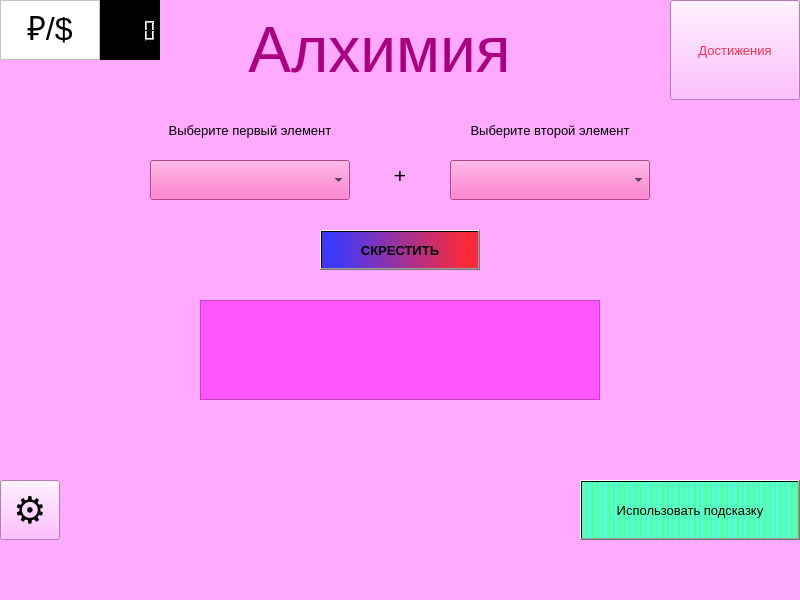
<?xml version="1.0" encoding="UTF-8"?>
<ui version="4.0">
 <class>MainWindow</class>
 <widget class="QMainWindow" name="MainWindow">
  <property name="geometry">
   <rect>
    <x>0</x>
    <y>0</y>
    <width>800</width>
    <height>600</height>
   </rect>
  </property>
  <property name="windowTitle">
   <string>MainWindow</string>
  </property>
  <property name="styleSheet">
   <string notr="true">background-color: rgb(255, 170, 255);</string>
  </property>
  <widget class="QWidget" name="centralwidget">
   <widget class="QPushButton" name="pushButton">
    <property name="geometry">
     <rect>
      <x>-210</x>
      <y>210</y>
      <width>93</width>
      <height>28</height>
     </rect>
    </property>
    <property name="text">
     <string>PushButton</string>
    </property>
   </widget>
   <widget class="QPushButton" name="achievements_show">
    <property name="geometry">
     <rect>
      <x>670</x>
      <y>0</y>
      <width>130</width>
      <height>100</height>
     </rect>
    </property>
    <property name="font">
     <font>
      <pointsize>10</pointsize>
     </font>
    </property>
    <property name="cursor">
     <cursorShape>PointingHandCursor</cursorShape>
    </property>
    <property name="styleSheet">
     <string notr="true">color: rgb(255, 49, 76);
</string>
    </property>
    <property name="text">
     <string>Достижения</string>
    </property>
   </widget>
   <widget class="QComboBox" name="element_1">
    <property name="geometry">
     <rect>
      <x>150</x>
      <y>160</y>
      <width>200</width>
      <height>40</height>
     </rect>
    </property>
    <property name="cursor">
     <cursorShape>OpenHandCursor</cursorShape>
    </property>
    <property name="styleSheet">
     <string notr="true">background-color: rgb(255, 89, 194);</string>
    </property>
   </widget>
   <widget class="QLabel" name="plus">
    <property name="geometry">
     <rect>
      <x>385</x>
      <y>160</y>
      <width>30</width>
      <height>30</height>
     </rect>
    </property>
    <property name="font">
     <font>
      <pointsize>16</pointsize>
     </font>
    </property>
    <property name="text">
     <string>+</string>
    </property>
    <property name="alignment">
     <set>Qt::AlignCenter</set>
    </property>
   </widget>
   <widget class="QTextBrowser" name="itog">
    <property name="geometry">
     <rect>
      <x>200</x>
      <y>300</y>
      <width>400</width>
      <height>100</height>
     </rect>
    </property>
    <property name="styleSheet">
     <string notr="true">background-color: rgb(255, 85, 255);</string>
    </property>
   </widget>
   <widget class="QLabel" name="title">
    <property name="geometry">
     <rect>
      <x>0</x>
      <y>0</y>
      <width>670</width>
      <height>100</height>
     </rect>
    </property>
    <property name="palette">
     <palette>
      <active>
       <colorrole role="WindowText">
        <brush brushstyle="SolidPattern">
         <color alpha="255">
          <red>170</red>
          <green>0</green>
          <blue>127</blue>
         </color>
        </brush>
       </colorrole>
       <colorrole role="Button">
        <brush brushstyle="SolidPattern">
         <color alpha="255">
          <red>255</red>
          <green>170</green>
          <blue>255</blue>
         </color>
        </brush>
       </colorrole>
       <colorrole role="Base">
        <brush brushstyle="SolidPattern">
         <color alpha="255">
          <red>255</red>
          <green>170</green>
          <blue>255</blue>
         </color>
        </brush>
       </colorrole>
       <colorrole role="Window">
        <brush brushstyle="SolidPattern">
         <color alpha="255">
          <red>255</red>
          <green>170</green>
          <blue>255</blue>
         </color>
        </brush>
       </colorrole>
      </active>
      <inactive>
       <colorrole role="WindowText">
        <brush brushstyle="SolidPattern">
         <color alpha="255">
          <red>170</red>
          <green>0</green>
          <blue>127</blue>
         </color>
        </brush>
       </colorrole>
       <colorrole role="Button">
        <brush brushstyle="SolidPattern">
         <color alpha="255">
          <red>255</red>
          <green>170</green>
          <blue>255</blue>
         </color>
        </brush>
       </colorrole>
       <colorrole role="Base">
        <brush brushstyle="SolidPattern">
         <color alpha="255">
          <red>255</red>
          <green>170</green>
          <blue>255</blue>
         </color>
        </brush>
       </colorrole>
       <colorrole role="Window">
        <brush brushstyle="SolidPattern">
         <color alpha="255">
          <red>255</red>
          <green>170</green>
          <blue>255</blue>
         </color>
        </brush>
       </colorrole>
      </inactive>
      <disabled>
       <colorrole role="WindowText">
        <brush brushstyle="SolidPattern">
         <color alpha="255">
          <red>120</red>
          <green>120</green>
          <blue>120</blue>
         </color>
        </brush>
       </colorrole>
       <colorrole role="Button">
        <brush brushstyle="SolidPattern">
         <color alpha="255">
          <red>255</red>
          <green>170</green>
          <blue>255</blue>
         </color>
        </brush>
       </colorrole>
       <colorrole role="Base">
        <brush brushstyle="SolidPattern">
         <color alpha="255">
          <red>255</red>
          <green>170</green>
          <blue>255</blue>
         </color>
        </brush>
       </colorrole>
       <colorrole role="Window">
        <brush brushstyle="SolidPattern">
         <color alpha="255">
          <red>255</red>
          <green>170</green>
          <blue>255</blue>
         </color>
        </brush>
       </colorrole>
      </disabled>
     </palette>
    </property>
    <property name="font">
     <font>
      <pointsize>48</pointsize>
     </font>
    </property>
    <property name="text">
     <string>     Алхимия</string>
    </property>
    <property name="alignment">
     <set>Qt::AlignCenter</set>
    </property>
   </widget>
   <widget class="QComboBox" name="element_2">
    <property name="geometry">
     <rect>
      <x>450</x>
      <y>160</y>
      <width>200</width>
      <height>40</height>
     </rect>
    </property>
    <property name="cursor">
     <cursorShape>OpenHandCursor</cursorShape>
    </property>
    <property name="styleSheet">
     <string notr="true">background-color: rgb(255, 89, 194);</string>
    </property>
   </widget>
   <widget class="QLabel" name="choose_1">
    <property name="geometry">
     <rect>
      <x>100</x>
      <y>110</y>
      <width>300</width>
      <height>40</height>
     </rect>
    </property>
    <property name="font">
     <font>
      <pointsize>10</pointsize>
     </font>
    </property>
    <property name="text">
     <string>Выберите первый элемент</string>
    </property>
    <property name="alignment">
     <set>Qt::AlignCenter</set>
    </property>
   </widget>
   <widget class="QLabel" name="choose_2">
    <property name="geometry">
     <rect>
      <x>400</x>
      <y>110</y>
      <width>300</width>
      <height>40</height>
     </rect>
    </property>
    <property name="font">
     <font>
      <pointsize>10</pointsize>
     </font>
    </property>
    <property name="text">
     <string>Выберите второй элемент</string>
    </property>
    <property name="alignment">
     <set>Qt::AlignCenter</set>
    </property>
   </widget>
   <widget class="QLCDNumber" name="coins_show">
    <property name="geometry">
     <rect>
      <x>100</x>
      <y>0</y>
      <width>60</width>
      <height>60</height>
     </rect>
    </property>
    <property name="font">
     <font>
      <pointsize>10</pointsize>
     </font>
    </property>
    <property name="toolTipDuration">
     <number>-1</number>
    </property>
    <property name="styleSheet">
     <string notr="true">background-color: rgb(255, 170, 255);
background-color: rgb(0, 0, 0);</string>
    </property>
   </widget>
   <widget class="QTextBrowser" name="my_moneys">
    <property name="geometry">
     <rect>
      <x>0</x>
      <y>0</y>
      <width>100</width>
      <height>60</height>
     </rect>
    </property>
    <property name="styleSheet">
     <string notr="true">background-color: rgb(255, 255, 255);</string>
    </property>
    <property name="html">
     <string>&lt;!DOCTYPE HTML PUBLIC &quot;-//W3C//DTD HTML 4.0//EN&quot; &quot;http://www.w3.org/TR/REC-html40/strict.dtd&quot;&gt;
&lt;html&gt;&lt;head&gt;&lt;meta name=&quot;qrichtext&quot; content=&quot;1&quot; /&gt;&lt;style type=&quot;text/css&quot;&gt;
p, li { white-space: pre-wrap; }
&lt;/style&gt;&lt;/head&gt;&lt;body style=&quot; font-family:'MS Shell Dlg 2'; font-size:7.8pt; font-weight:400; font-style:normal;&quot;&gt;
&lt;p align=&quot;center&quot; style=&quot; margin-top:0px; margin-bottom:0px; margin-left:0px; margin-right:0px; -qt-block-indent:0; text-indent:0px;&quot;&gt;&lt;span style=&quot; font-family:'Roboto'; font-size:24pt; color:#000000; background-color:#ffffff;&quot;&gt;₽/&lt;/span&gt;&lt;span style=&quot; font-family:'Consolas'; font-size:24pt; color:#000000;&quot;&gt;$&lt;/span&gt;&lt;/p&gt;&lt;/body&gt;&lt;/html&gt;</string>
    </property>
   </widget>
   <widget class="QPushButton" name="tip_buy">
    <property name="geometry">
     <rect>
      <x>580</x>
      <y>480</y>
      <width>220</width>
      <height>60</height>
     </rect>
    </property>
    <property name="font">
     <font>
      <pointsize>10</pointsize>
     </font>
    </property>
    <property name="cursor">
     <cursorShape>PointingHandCursor</cursorShape>
    </property>
    <property name="styleSheet">
     <string notr="true">background-color: qlineargradient(spread:repeat, x1:0.975124, y1:0, x2:1, y2:0, stop:0 rgba(85, 255, 255, 255), stop:1 rgba(85, 255, 127, 255));</string>
    </property>
    <property name="text">
     <string>Использовать подсказку</string>
    </property>
   </widget>
   <widget class="QPushButton" name="btn">
    <property name="geometry">
     <rect>
      <x>320</x>
      <y>230</y>
      <width>160</width>
      <height>40</height>
     </rect>
    </property>
    <property name="font">
     <font>
      <pointsize>10</pointsize>
      <weight>75</weight>
      <bold>true</bold>
     </font>
    </property>
    <property name="cursor">
     <cursorShape>PointingHandCursor</cursorShape>
    </property>
    <property name="styleSheet">
     <string notr="true">background-color: qlineargradient(spread:reflect, x1:0.055, y1:0.539955, x2:0.945, y2:0.528409, stop:0 rgba(57, 57, 255, 255), stop:1 rgba(255, 42, 52, 255));</string>
    </property>
    <property name="text">
     <string>СКРЕСТИТЬ</string>
    </property>
   </widget>
   <widget class="QPushButton" name="settings_open">
    <property name="geometry">
     <rect>
      <x>0</x>
      <y>480</y>
      <width>60</width>
      <height>60</height>
     </rect>
    </property>
    <property name="font">
     <font>
      <pointsize>28</pointsize>
     </font>
    </property>
    <property name="cursor">
     <cursorShape>ForbiddenCursor</cursorShape>
    </property>
    <property name="layoutDirection">
     <enum>Qt::LeftToRight</enum>
    </property>
    <property name="styleSheet">
     <string notr="true">background-color: rgb(255, 170, 255);</string>
    </property>
    <property name="text">
     <string>⚙</string>
    </property>
   </widget>
  </widget>
  <widget class="QMenuBar" name="menubar">
   <property name="geometry">
    <rect>
     <x>0</x>
     <y>0</y>
     <width>800</width>
     <height>26</height>
    </rect>
   </property>
  </widget>
  <widget class="QStatusBar" name="statusbar"/>
 </widget>
 <resources/>
 <connections/>
</ui>
